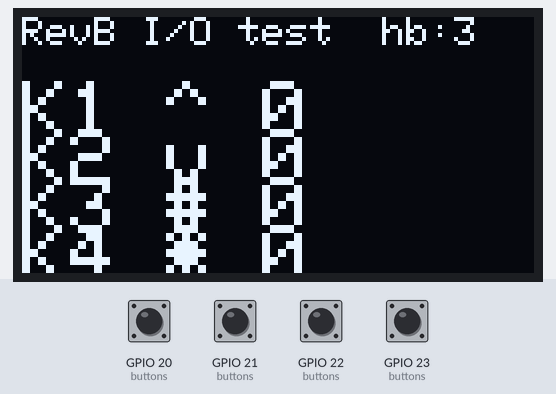
Simulated run of this sketch. Board: ESP32. Parts: 128×64 one-colour display. Inputs (shaded band) come from the test bench; at power-on: GPIO 20 (buttons), GPIO 21 (buttons), GPIO 22 (buttons), GPIO 23 (buttons) HIGH. What the sketch prints to the serial monitor is not drawn.

Above: at 1.38 s.
1.4 s: GPIO 20 (buttons) pulled LOW for 0.15 s
At 1.58 s:
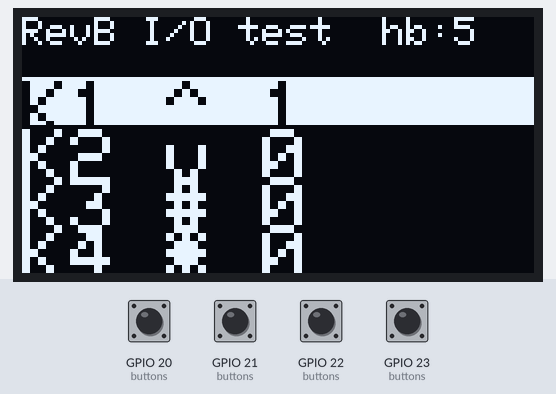
2.1 s: GPIO 21 (buttons) pulled LOW for 0.15 s
At 2.28 s:
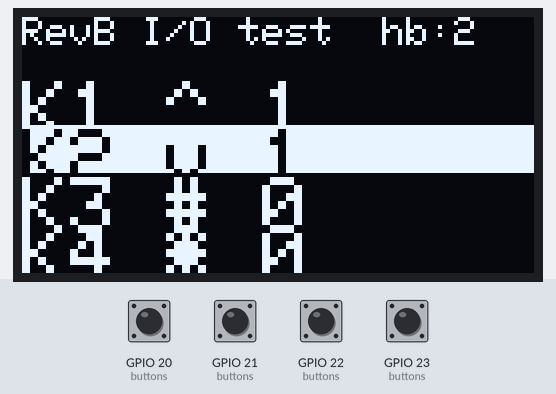
2.8 s: GPIO 22 (buttons) pulled LOW for 0.15 s
At 2.98 s:
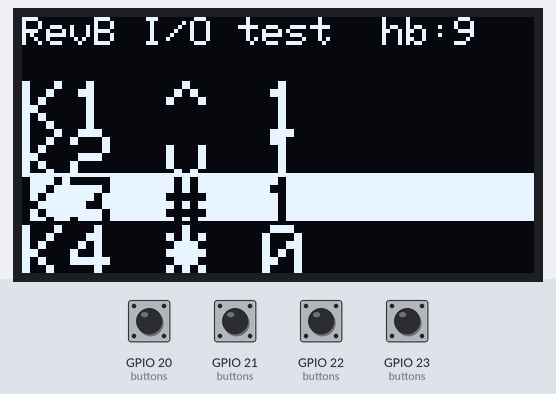
3.5 s: GPIO 23 (buttons) pulled LOW for 0.15 s
At 3.68 s:
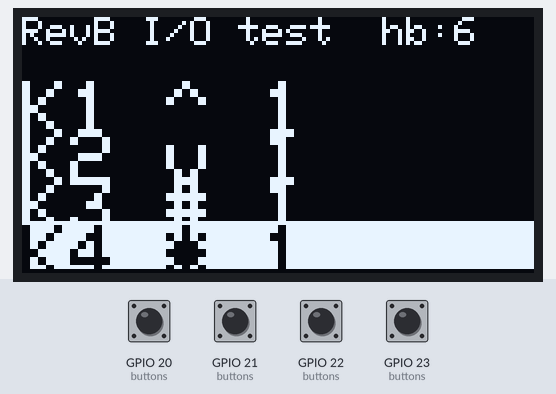
4.2 s: GPIO 20 (buttons) pulled LOW for 1 s
At 4.38 s:
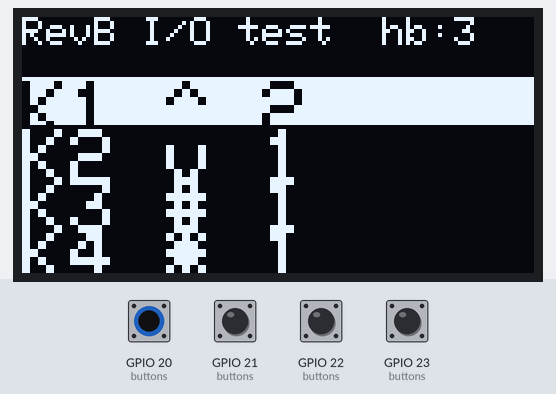
5.8 s: GPIO 21 (buttons) pulled LOW for 1 s
At 5.98 s:
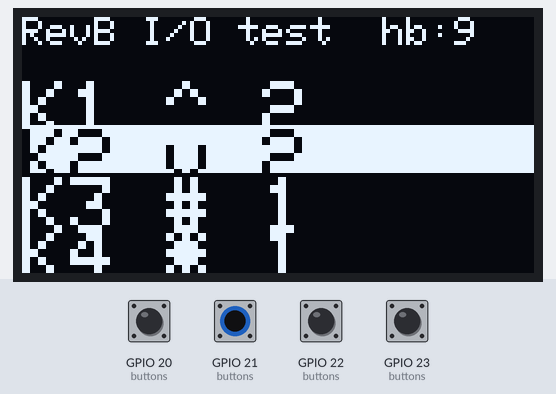

Measured:
- after the input at 1.4 s, the display: first differs from a run without the input after 0.14 s (image 1)
- after the input at 2.1 s, the display: first differs from a run without the input after 0.14 s (image 2)
- after the input at 2.8 s, the display: first differs from a run without the input after 0.14 s (image 3)
- after the input at 3.5 s, the display: first differs from a run without the input after 0.14 s (image 4)
- after the input at 4.2 s, the display: first differs from a run without the input after 0.14 s (image 5)
- after the input at 5.8 s, the display: first differs from a run without the input after 0.14 s (image 6)

The sketch:

RevBDisplayTest.ino
```cpp
// RevBDisplayTest -- hardware bring-up test for the SmartLada Rev B carrier.
// Verifies the OLED module (WEO012864V, SSD1315 controller, I2C, 128x64) and
// the 4 tactile buttons using the pinout ALREADY ROUTED on smartlada_revB (J4).
//
// Rev B J4 "OLED AND BUTTONS" routing (from the KiCad netlist, verified):
//   GND -> GND      +3V3 -> VCC
//   SCL -> GPIO18   SDA  -> GPIO19
//   K1  -> GPIO20   K2   -> GPIO21   K3 -> GPIO22   K4 -> GPIO23
//
// Button symbols (module silkscreen / photo):
//   K1 = Up (^)   K2 = Down (v)   K3 = Hash (#)   K4 = Star (*)
//
// Buttons are wired to GND (no external pull), so use INPUT_PULLUP: pressed = LOW.
// The OLED module carries its own I2C pull-ups; Rev B also fits R8/R9 on the bus.
//
// Library: Adafruit SSD1306 (+ Adafruit GFX). SSD1315 speaks the SSD1306 command
// set, so the SSD1306 driver drives this glass unchanged.
//
// Expected behaviour: the OLED shows one line per button with its symbol and a
// live press counter; the pressed button is highlighted (inverted). A heartbeat
// digit in the header proves the refresh loop is alive. Each press is also logged
// to Serial @115200. If the OLED is not found, the test keeps polling buttons and
// reports over Serial so the button wiring can still be checked.

#include <Wire.h>
#include <Adafruit_GFX.h>
#include <Adafruit_SSD1306.h>

// ---- Rev B pinout (do not change without re-routing the PCB) ----------------
static constexpr uint8_t PIN_SCL = 18;
static constexpr uint8_t PIN_SDA = 19;
static constexpr uint8_t OLED_ADDR = 0x3C;

struct Button {
  uint8_t     pin;
  const char* label;   // K1..K4
  char        symbol;  // ^ v # *
  bool        stable;  // debounced level: HIGH = released, LOW = pressed
  bool        lastRaw; // last raw sample
  uint32_t    lastEdge;// ms of last raw change (debounce timer)
  uint32_t    count;   // press events (release->press transitions)
};

static Button buttons[] = {
  {20, "K1", '^', HIGH, HIGH, 0, 0},
  {21, "K2", 'v', HIGH, HIGH, 0, 0},
  {22, "K3", '#', HIGH, HIGH, 0, 0},
  {23, "K4", '*', HIGH, HIGH, 0, 0},
};
static constexpr uint8_t NUM_BUTTONS = sizeof(buttons) / sizeof(buttons[0]);
static constexpr uint32_t DEBOUNCE_MS = 25;

static Adafruit_SSD1306 oled(128, 64, &Wire, -1);
static bool     oledOk    = false;
static uint32_t lastDraw  = 0;
static uint8_t  heartbeat = 0;

static void drawScreen() {
  oled.clearDisplay();

  oled.setTextSize(1);
  oled.setTextColor(SSD1306_WHITE);
  oled.setCursor(0, 0);
  oled.print(F("RevB I/O test  hb:"));
  oled.print(heartbeat);          // 0..9 heartbeat -> loop is alive

  oled.setTextSize(2);            // one row per button, 4 rows below the header
  for (uint8_t i = 0; i < NUM_BUTTONS; i++) {
    const Button& b = buttons[i];
    bool pressed = (b.stable == LOW);
    int16_t y = 16 + i * 12;

    if (pressed) {                // invert the whole row when held
      oled.fillRect(0, y - 1, 128, 12, SSD1306_WHITE);
      oled.setTextColor(SSD1306_BLACK);
    } else {
      oled.setTextColor(SSD1306_WHITE);
    }
    oled.setCursor(0, y);
    // e.g. "K1 ^   3"  -- label, symbol, press count
    oled.printf("%s %c %lu", b.label, b.symbol, (unsigned long)b.count);
  }
  oled.display();
}

static void pollButtons(uint32_t now) {
  for (uint8_t i = 0; i < NUM_BUTTONS; i++) {
    Button& b = buttons[i];
    bool raw = digitalRead(b.pin);
    if (raw != b.lastRaw) {       // raw edge: restart debounce window
      b.lastRaw  = raw;
      b.lastEdge = now;
    } else if ((now - b.lastEdge) >= DEBOUNCE_MS && raw != b.stable) {
      b.stable = raw;             // level held long enough -> accept it
      if (b.stable == LOW) {      // released -> pressed transition
        b.count++;
        Serial.printf("%s (%c) pressed  count=%lu\n",
                      b.label, b.symbol, (unsigned long)b.count);
      }
    }
  }
}

void setup() {
  Serial.begin(115200);
#if ARDUINO_USB_CDC_ON_BOOT
  // C6 Serial is HWCDC (native USB). By default write() blocks loop() for up to
  // ~2 s (20 x 100 ms) when a host holds the port open but isn't draining bytes.
  // 0 = non-blocking: enqueue what fits, drop the rest -- logging never stalls
  // the control loop.
  Serial.setTxTimeoutMs(0);
#endif
  delay(50);
  Serial.println();
  Serial.println(F("RevBDisplayTest: OLED + 4 buttons on Rev B pinout"));
  Serial.println(F("I2C SDA=GPIO19 SCL=GPIO18  keys K1..K4=GPIO20..23"));

  for (uint8_t i = 0; i < NUM_BUTTONS; i++) {
    pinMode(buttons[i].pin, INPUT_PULLUP);
  }

  Wire.begin(PIN_SDA, PIN_SCL);
  oledOk = oled.begin(SSD1306_SWITCHCAPVCC, OLED_ADDR);
  if (oledOk) {
    Serial.println(F("OLED ready at 0x3C"));
    oled.clearDisplay();
    oled.display();
  } else {
    Serial.println(F("OLED NOT found at 0x3C -- check SDA/SCL/VCC/addr; "
                     "buttons still tested over Serial"));
  }
}

void loop() {
  uint32_t now = millis();
  pollButtons(now);

  if (now - lastDraw >= 100) {    // ~10 fps refresh + heartbeat tick
    lastDraw = now;
    heartbeat = (heartbeat + 1) % 10;
    if (oledOk) drawScreen();
  }
}
```
